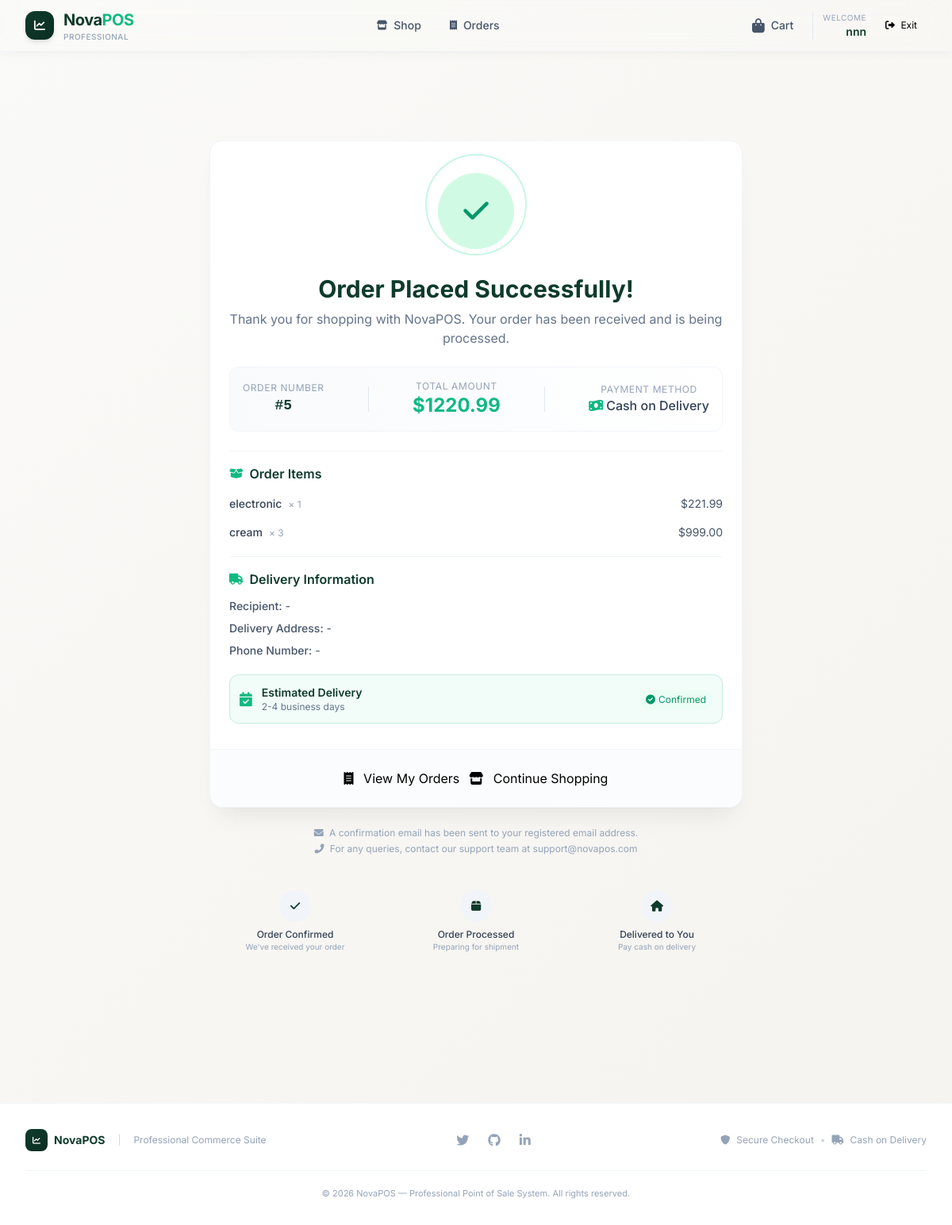
The page /cart/success/5/ (signed in) on the database its author committed.
### orders/models.py (models this page shows, shortened)
class Order(models.Model):
    user = models.ForeignKey(User, on_delete=models.SET_NULL, null=True, blank=True, related_name='orders')
    full_name = models.CharField(max_length=120)
    phone = models.CharField(max_length=30)
    address = models.TextField()
    city = models.CharField(max_length=80)
    notes = models.TextField(blank=True)
    payment_method = models.CharField(max_length=30, default='cod')  # cash on delivery
    status = models.CharField(max_length=20, choices=STATUS_CHOICES, default='pending')
    total = models.DecimalField(max_digits=12, decimal_places=2, default=0)
    created_at = models.DateTimeField(auto_now_add=True)

class OrderItem(models.Model):
    order = models.ForeignKey(Order, related_name='items', on_delete=models.CASCADE)
    product = models.ForeignKey(Product, on_delete=models.SET_NULL, null=True)
    name = models.CharField(max_length=150)
    price = models.DecimalField(max_digits=10, decimal_places=2)
    quantity = models.PositiveIntegerField(default=1)
    @property
    def subtotal(self): return self.price * self.quantity

### orders/views.py (the view)
# urls.py: path('success/<int:pk>/', views.order_success, name='order_success'),
@login_required
def order_success(request, pk):
    order = get_object_or_404(Order, pk=pk, user=request.user)
    return render(request, 'orders/success.html', {'order': order})

### orders/cart.py (called while the page is built)
    def __len__(self):
        return sum(i['quantity'] for i in self.cart.values())

### orders/context_processors.py (called while the page is built)
def cart_count(request):
    try:
        return {'cart_count': len(Cart(request))}
    except Exception:
        return {'cart_count': 0}

### templates/orders/success.html (shortened to what this page needs)
{% extends 'base.html' %}
{% block content %}
<div class="max-w-2xl mx-auto my-8 md:my-16">
  <div class="bg-white rounded-2xl shadow-card border border-slate-100 overflow-hidden text-center">
    <div class="relative pt-10 pb-6">
      <div class="inline-flex items-center justify-center w-24 h-24 rounded-full bg-emerald-100 mx-auto animate-scale-in">
        <i class="fas fa-check text-4xl text-emerald-600"></i>
      </div>
      <div class="absolute top-1/2 left-1/2 -translate-x-1/2 -translate-y-1/2 w-32 h-32 rounded-full border-2 border-emerald-300/50 animate-ping opacity-75"></div>
    </div>
    <h1 class="text-2xl md:text-3xl font-bold text-primary mt-2">
      Order Placed Successfully!
    </h1>
    <p class="text-slate-500 mt-2 px-6">
      Thank you for shopping with NovaPOS. Your order has been received and is being processed.
    </p>
    <div class="mt-6 mx-6 p-4 bg-gradient-to-r from-slate-50 to-white rounded-xl border border-slate-100">
      <div class="flex flex-col sm:flex-row sm:items-center sm:justify-between gap-3">
        <div>
          <p class="text-xs text-slate-400 uppercase tracking-wider">Order Number</p>
          <p class="font-mono font-bold text-primary text-lg">#{{ order.id }}</p>
        </div>
        <div>
          <p class="text-xs text-slate-400 uppercase tracking-wider">Total Amount</p>
          <p class="font-bold text-2xl text-accent">${{ order.total }}</p>
        </div>
        <div>
          <p class="text-xs text-slate-400 uppercase tracking-wider">Payment Method</p>
          <p class="font-medium text-slate-700 flex items-center gap-1">
            <i class="fas fa-money-bill-wave text-accent"></i> Cash on Delivery
          </p>
        </div>
      </div>
    </div>
    <div class="mt-6 mx-6 text-left">
      <div class="border-t border-slate-100 pt-4">
        <h3 class="font-semibold text-primary mb-3 flex items-center gap-2">
          <i class="fas fa-box-open text-accent text-sm"></i> Order Items
        </h3>
        <div class="space-y-2">
          {% for item in order.items.all %}
          <div class="flex justify-between items-center text-sm py-1">
            <div>
              <span class="font-medium text-slate-700">{{ item.name }}</span>
              <span class="text-slate-400 text-xs ml-1">× {{ item.quantity }}</span>
            </div>
            <span class="text-slate-600">${{ item.subtotal }}</span>
          </div>
          {% endfor %}
        </div>
      </div>
      <div class="border-t border-slate-100 mt-4 pt-4">
        <h3 class="font-semibold text-primary mb-3 flex items-center gap-2">
          <i class="fas fa-truck text-accent text-sm"></i> Delivery Information
        </h3>
        <div class="space-y-2 text-sm">
          <p class="text-slate-600">
            <span class="font-medium">Recipient:</span> {{ order.delivery_name|default:"-" }}
          </p>
          <p class="text-slate-600">
            <span class="font-medium">Delivery Address:</span> {{ order.delivery_address|default:"-" }}
          </p>
          <p class="text-slate-600">
            <span class="font-medium">Phone Number:</span> {{ order.delivery_phone|default:"-" }}
          </p>
        </div>
      </div>
      <div class="mt-5 p-3 bg-accent/5 rounded-xl border border-accent/20">
        <div class="flex items-center gap-3">
          <i class="fas fa-calendar-check text-accent text-lg"></i>
          <div>
            <p class="text-sm font-semibold text-primary">Estimated Delivery</p>
            <p class="text-xs text-slate-500">2-4 business days</p>
          </div>
          <div class="ml-auto">
            <span class="inline-flex items-center gap-1 text-xs text-emerald-600 bg-emerald-50 px-2 py-1 rounded-full">
              <i class="fas fa-check-circle"></i> Confirmed
            </span>
          </div>
        </div>
      </div>
    </div>
    <div class="mt-8 p-6 border-t border-slate-100 bg-slate-50/50">
      <div class="flex flex-col sm:flex-row gap-3 justify-center">
        <a href="{% url 'my_orders' %}" class="btn-primary justify-center hover:bg-green-500 hover:text-white rounded-xl">
          <i class="fas fa-receipt mr-2"></i> View My Orders
        </a>
        <a href="{% url 'product_list' %}" class="btn-outline justify-center hover:bg-green-500 hover:text-white rounded-xl">
          <i class="fas fa-store mr-2"></i> Continue Shopping
        </a>
      </div>
    </div>
  </div>
  <div class="mt-6 text-center">
    <p class="text-xs text-slate-400">
      <i class="fas fa-envelope mr-1"></i> A confirmation email has been sent to your registered email address.
    </p>
    <p class="text-xs text-slate-400 mt-1">
      <i class="fas fa-phone-alt mr-1"></i> For any queries, contact our support team at support@novapos.com
    </p>
  </div>
  <div class="mt-8 grid grid-cols-1 sm:grid-cols-3 gap-3">
    <div class="text-center p-3">
      <div class="w-10 h-10 rounded-full bg-slate-100 flex items-center justify-center mx-auto mb-2">
        <i class="fas fa-check text-primary text-sm"></i>
      </div>
      <p class="text-xs font-medium text-slate-700">Order Confirmed</p>
      <p class="text-[10px] text-slate-400">We've received your order</p>
    </div>
    <div class="text-center p-3">
      <div class="w-10 h-10 rounded-full bg-slate-100 flex items-center justify-center mx-auto mb-2">
        <i class="fas fa-box text-primary text-sm"></i>
      </div>
      <p class="text-xs font-medium text-slate-700">Order Processed</p>
      <p class="text-[10px] text-slate-400">Preparing for shipment</p>
    </div>
    <div class="text-center p-3">
      <div class="w-10 h-10 rounded-full bg-slate-100 flex items-center justify-center mx-auto mb-2">
        <i class="fas fa-home text-primary text-sm"></i>
      </div>
      <p class="text-xs font-medium text-slate-700">Delivered to You</p>
      <p class="text-[10px] text-slate-400">Pay cash on delivery</p>
    </div>
  </div>
</div>
{% endblock %}

### templates/base.html (shortened to what this page needs)
{% load static %}
<!doctype html>
<html lang="en">
<head>
<script src="https://cdn.tailwindcss.com"></script>
<link rel="stylesheet" href="https://cdnjs.cloudflare.com/ajax/libs/font-awesome/6.0.0-beta3/css/all.min.css">
</head>
<body class="min-h-screen flex flex-col antialiased">
<header class="sticky top-0 z-50 bg-white/98 backdrop-blur-xl border-b border-slate-100 shadow-soft">
  <div class="max-w-7xl mx-auto px-5 lg:px-8">
    <div class="flex items-center justify-between h-16 lg:h-18">
      <a href="{% url 'product_list' %}" class="flex items-center gap-3 group">
        <div class="w-9 h-9 rounded-xl bg-gradient-to-br from-primary to-primary-dark flex items-center justify-center text-white shadow-md transition group-hover:scale-105">
          <i class="fas fa-chart-line text-sm"></i>
        </div>
        <div>
          <h1 class="font-bold text-xl tracking-tight text-primary">Nova<span class="text-accent">POS</span></h1>
          <p class="text-[10px] font-medium text-slate-400 tracking-wider">PROFESSIONAL</p>
        </div>
      </a>
      <nav class="hidden md:flex items-center gap-1">
        <a href="{% url 'product_list' %}" class="px-4 py-2 rounded-lg text-slate-600 hover:text-primary hover:bg-slate-50 transition font-medium text-sm flex items-center gap-2">
          <i class="fas fa-store text-xs"></i> Shop
        </a>
        {% if user.is_authenticated %}
        <a href="{% url 'my_orders' %}" class="px-4 py-2 rounded-lg text-slate-600 hover:text-primary hover:bg-slate-50 transition font-medium text-sm flex items-center gap-2">
          <i class="fas fa-receipt text-xs"></i> Orders
        </a>
        {% endif %}
      </nav>
      <div class="flex items-center gap-2">
        <a href="{% url 'cart_detail' %}" class=" relative flex items-center gap-2 px-3 py-2 rounded-xl text-slate-600 hover:bg-green-500 transition-all ">
          <i class="fas fa-shopping-bag text-lg  "></i>
          <span class="hidden sm:inline text-sm font-medium ">Cart</span>
        </a>
        {% if user.is_authenticated %}
        <div class="hidden lg:flex items-center gap-3 pl-3 ml-1 border-l border-slate-200">
          <div class="text-right">
            <p class="text-[10px] text-slate-400 uppercase tracking-wider">Welcome</p>
            <p class="text-sm font-semibold text-primary">{{ user.first_name|default:user.username }}</p>
          </div>
          <form method="post" action="{% url 'logout' %}" class="inline">
            <button class="btn-outline !py-1.5 !px-3 text-xs hover:bg-green-500 hover:text-white rounded-xl ">
              <i class="fas fa-sign-out-alt mr-1"></i> Exit
            </button>
          </form>
        </div>
        {% endif %}
      </div>
    </div>
  </div>
</header>
<main class="flex-1 w-full py-8 md:py-12">
  <div class="max-w-7xl mx-auto px-5 lg:px-8 animate-slide-up">
    {% block content %}{% endblock %}
  </div>
</main>
<footer class="border-t border-slate-100 bg-white mt-16 py-8">
  <div class="max-w-7xl mx-auto px-5 lg:px-8">
    <div class="flex flex-col md:flex-row justify-between items-center gap-5">
      <div class="flex items-center gap-2">
        <div class="w-7 h-7 rounded-lg bg-gradient-to-br from-primary to-primary-dark flex items-center justify-center text-white">
          <i class="fas fa-chart-line text-[10px]"></i>
        </div>
        <span class="font-bold text-primary text-sm">NovaPOS</span>
        <span class="text-slate-300 text-xs mx-2">|</span>
        <span class="text-slate-400 text-xs">Professional Commerce Suite</span>
      </div>
      <div class="flex gap-6">
        <a href="#" class="text-slate-400 hover:text-primary transition"><i class="fab fa-twitter"></i></a>
        <a href="#" class="text-slate-400 hover:text-primary transition"><i class="fab fa-github"></i></a>
        <a href="#" class="text-slate-400 hover:text-primary transition"><i class="fab fa-linkedin-in"></i></a>
      </div>
      <p class="text-xs text-slate-400 flex items-center gap-2">
        <i class="fas fa-shield-alt"></i> Secure Checkout
        <span class="text-slate-300">•</span>
        <i class="fas fa-truck"></i> Cash on Delivery
      </p>
    </div>
    <div class="mt-6 pt-5 border-t border-slate-100 text-center text-[11px] text-slate-400">
      © 2026 NovaPOS — Professional Point of Sale System. All rights reserved.
    </div>
  </div>
</footer>
</body>
</html>

### templates/base.html (style rules this page uses)
* { margin: 0; padding: 0; box-sizing: border-box; }
body { background: linear-gradient(135deg, #fafaf8 0%, #f5f3ef 100%); font-family: 'Inter', sans-serif; }
.btn-primary { @apply inline-flex items-center justify-center gap-2 px-5 py-2.5 rounded-xl font-semibold text-sm bg-primary text-white hover:bg-primary-dark transition-all duration-200 focus:outline-none focus:ring-2 focus:ring-offset-2 focus:ring-primary/40; }
.btn-outline { @apply inline-flex items-center justify-center gap-2 px-5 py-2.5 rounded-xl font-medium text-sm border border-slate-200 bg-white text-slate-700 hover:bg-slate-50 hover:border-slate-300 transition-all duration-200; }

### templates/orders/success.html (style rules this page uses)
.animate-scale-in { animation: scale-in 0.4s ease-out forwards; }

### rows shown on the page
Order: id "5", total "1220.99"
OrderItem: name "electronic", quantity "1", subtotal "221.99"
OrderItem: name "cream", quantity "3", subtotal "999.00"

### other values the page prints
{{ user.first_name|default:user.username }} "nnn"
{{ order.delivery_name|default:"-" }} "-"
{{ order.delivery_address|default:"-" }} "-"
{{ order.delivery_phone|default:"-" }} "-"
